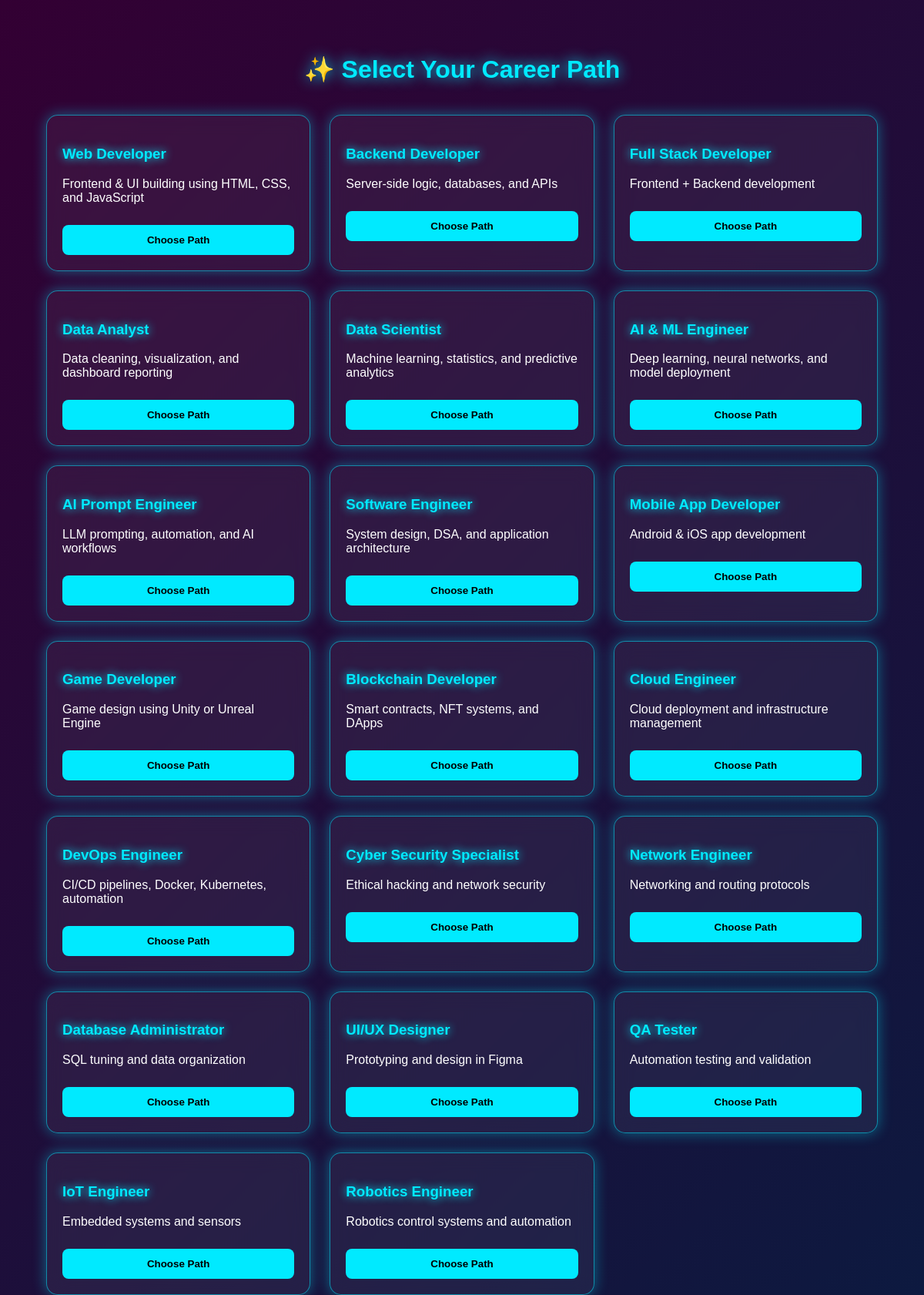
The app's page /AI-Talent-Recommendation/AI-Talent-Recommendation/career_paths.php (signed in) with its own data.
### tables this page shows
CREATE TABLE `career_paths` (
  `id` int(11) NOT NULL,
  `name` varchar(255) NOT NULL,
  `description` text DEFAULT NULL
);

### AI-Talent-Recommendation/AI-Talent-Recommendation/career_paths.php (the view, shortened to what this page needs)
<?php
include("config.php");
$paths = mysqli_query($conn, "SELECT * FROM career_paths");
?>
<!DOCTYPE html>
<html>
<head>
</head>
<body>
<div class="container">
    <h1>✨ Select Your Career Path</h1>
    <div class="grid">
        <?php while ($row = mysqli_fetch_assoc($paths)) { ?>
        <div class="card">
            <h3><?php echo $row['name']; ?></h3>
            <p><?php echo $row['description']; ?></p>
            <form method="POST">
                <button type="submit" name="choose">Choose Path</button>
            </form>
        </div>
        <?php } ?>
    </div>
</div>
</body>
</html>

### AI-Talent-Recommendation/AI-Talent-Recommendation/career_paths.php (style rules this page uses)
body { margin: 0; font-family: 'Poppins', sans-serif; color: white; background: linear-gradient(-45deg, #110022, #001133, #002244, #330033); background-size: 400% 400%; animation: moveBG 12s infinite; }
.container { width: 90%; margin: auto; padding-top: 50px; }
h1 { text-align: center; color: #00eaff; text-shadow: 0 0 18px #00eaff; }
.grid { display: grid; grid-template-columns: repeat(auto-fit, minmax(260px, 1fr)); gap: 25px; margin-top: 40px; }
.card { background: rgba(255, 255, 255, 0.06); backdrop-filter: blur(12px); border: 1px solid #00eaff88; box-shadow: 0 0 18px #00eaff66; padding: 20px; border-radius: 15px; transition: 0.4s; position: relative; }
.card h3 { color: #00eaff; text-shadow: 0 0 12px #00eaff; }
button { width: 100%; margin-top: 10px; padding: 12px; background: #00eaff; border: none; border-radius: 8px; color: black; font-weight: bold; cursor: pointer; transition: 0.3s; }

### records on screen
career_paths: name "Web Developer", description "Frontend & UI building using HTML, CSS, and JavaScript"
career_paths: name "Backend Developer", description "Server-side logic, databases, and APIs"
career_paths: name "Full Stack Developer", description "Frontend + Backend development"
career_paths: name "Data Analyst", description "Data cleaning, visualization, and dashboard reporting"
career_paths: name "Data Scientist", description "Machine learning, statistics, and predictive analytics"
career_paths: name "AI & ML Engineer", description "Deep learning, neural networks, and model deployment"
career_paths: name "AI Prompt Engineer", description "LLM prompting, automation, and AI workflows"
career_paths: name "Software Engineer", description "System design, DSA, and application architecture"
career_paths: name "Mobile App Developer", description "Android & iOS app development"
career_paths: name "Game Developer", description "Game design using Unity or Unreal Engine"
career_paths: name "Blockchain Developer", description "Smart contracts, NFT systems, and DApps"
career_paths: name "Cloud Engineer", description "Cloud deployment and infrastructure management"
career_paths: name "DevOps Engineer", description "CI/CD pipelines, Docker, Kubernetes, automation"
career_paths: name "Cyber Security Specialist", description "Ethical hacking and network security"
career_paths: name "Network Engineer", description "Networking and routing protocols"
career_paths: name "Database Administrator", description "SQL tuning and data organization"
career_paths: name "UI/UX Designer", description "Prototyping and design in Figma"
career_paths: name "QA Tester", description "Automation testing and validation"
career_paths: name "IoT Engineer", description "Embedded systems and sensors"
career_paths: name "Robotics Engineer", description "Robotics control systems and automation"
